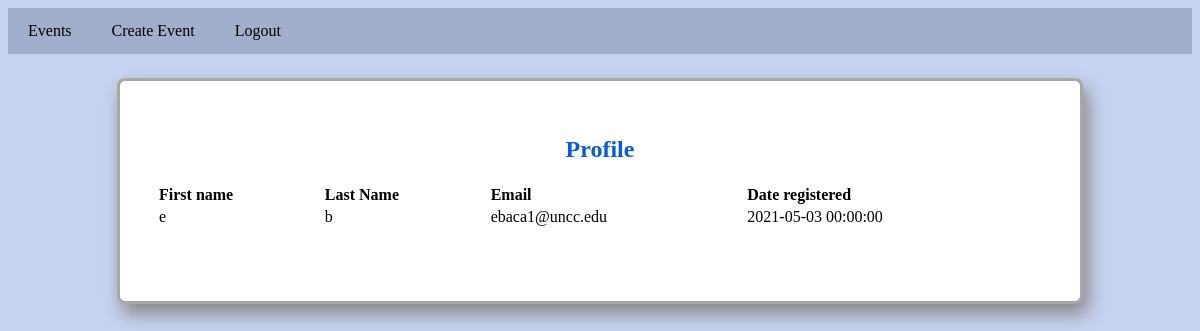
The app's page /profile/userID (signed in) with its own data.
### models.py (models this page shows, shortened)
class User(db.Model):
    id = db.Column("id", db.Integer, primary_key=True)
    first_name = db.Column("first_name", db.String(100))
    last_name = db.Column("last_name", db.String(100))
    email = db.Column("email", db.String(100))
    password = db.Column(db.String(255), nullable=False)
    registered_on = db.Column(db.DateTime, nullable=False)
    events = db.relationship("Event", backref="user", lazy=True)

### event_app.py (the view)
@app.route('/profile/userID')
def profile():
    if session.get('user'):
        my_event = db.session.query(Event).filter_by(user_id=session['user_id']).all()
        user = db.session.query(User).filter_by(id=session['user_id']).one()
        return render_template("profile.html", my_event=my_event, user=user)
    else:
        return redirect(url_for('login'))

### templates/profile.html (shortened to what this page needs)
<!DOCTYPE html>
<html lang="en">
    <head>
        <link rel="stylesheet" href="{{ url_for('static', filename='main.css') }}">
    </head>
    <body>
		<nav>
            <a href="{{ url_for('index') }}">Events</a>
            <a href="{{ url_for('new') }}">Create Event</a>
            <a href="{{url_for('logout')}}">Logout</a>
		</nav>
        <div class="body">
            <h2>Profile</h2>
            <table>
                <tr>
                    <th>First name</th>
                    <th>Last Name</th>
                    <th>Email</th>
                    <th>Date registered</th>
                </tr>
                    {% if user %}
                <tr>
                    <td>{{ user.first_name }}</a></td>
                    <td>{{ user.last_name }}</td>
                    <td>{{ user.email }}</td>
                    <td>{{ user.registered_on }}</td>
                </tr>
                </table>
                    {% endif %}
            <br><br>
        </div>
    </body>
</html>

### static/main.css (style rules this page uses)
body { background-color: #c5d3f0; }
.body { margin: auto; margin-top: 2%; margin-bottom: 5%; width: 75%; border-style: solid; border-color: #a8a8a8; border-radius: 8px; box-shadow: 5px 10px 18px #888888; padding: 3%; background-color: white; }
h2 { color: #075dd9; text-align: center; }
table { width: 100%; }
tr { text-align: left; }
nav { list-style-type: none; margin-bottom: 0; padding: 0; overflow: hidden; background-color: #a1afcc; }
nav a { float: left; display: block; color: black; padding: 14px 20px; text-decoration: none; }

### records on screen
User: first_name "e", last_name "b", email "ebaca1@uncc.edu", registered_on "2021-05-03 00:00:00"
